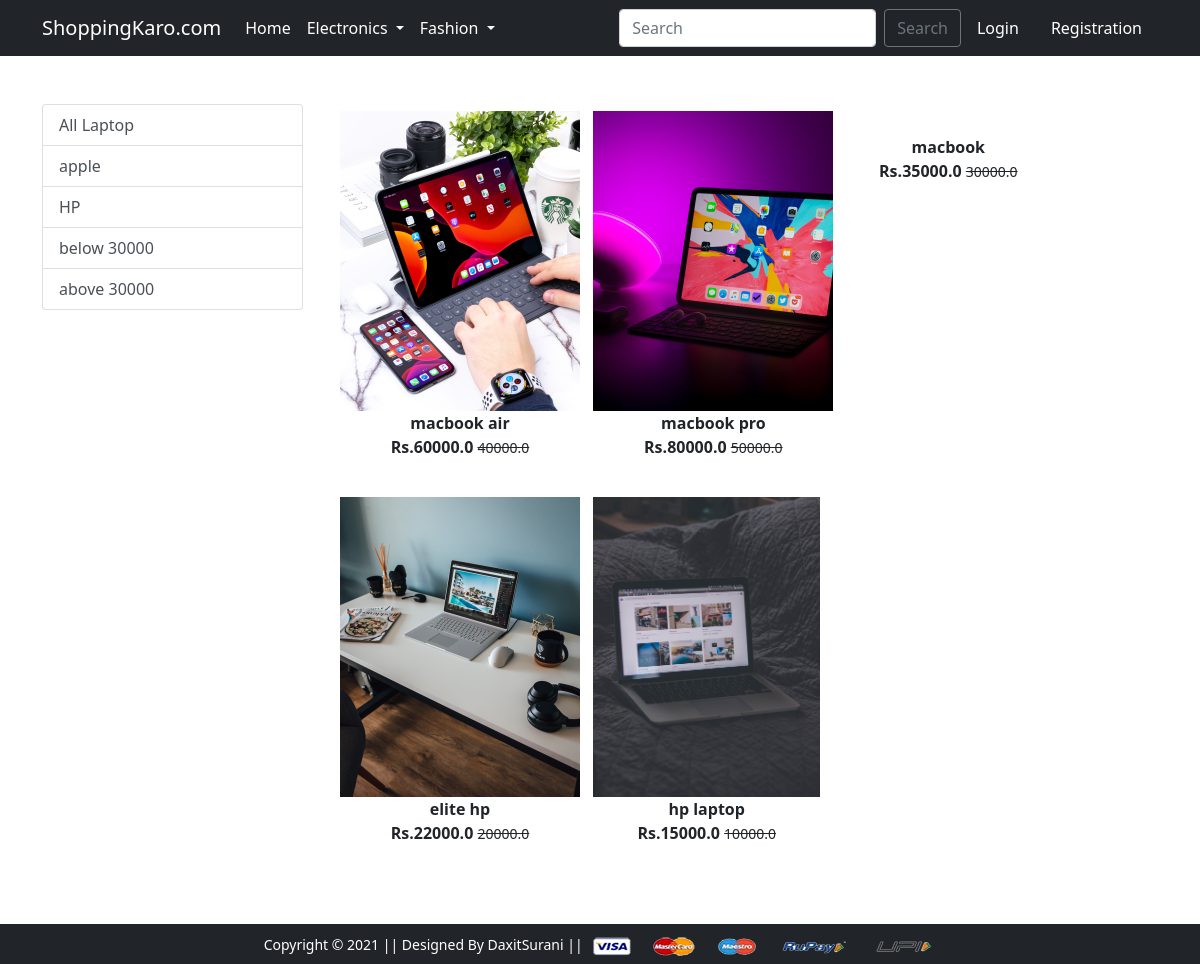
The app's page /laptop/ with its own data.
### app/models.py (models this page shows, shortened)
class Product(models.Model):
    title=models.CharField(max_length=100)
    selling_price=models.FloatField()
    discount_price=models.FloatField()
    description=models.TextField()
    brand=models.CharField(max_length=100)
    category=models.CharField(choices=CATEGORY_CHOICE,max_length=2)
    product_img=models.ImageField(upload_to="productimg")

### app/views.py (the view)
# urls.py: path('laptop/', views.laptop, name='laptop'),
def laptop(request,data=None):
    totalitem=0
    if request.user.is_authenticated:
        totalitem=len(Cart.objects.filter(user=request.user))
    if data==None:
        laptop=Product.objects.filter(category='L')
    elif data == 'apple' or data == 'HP':
        laptop=Product.objects.filter(category='L').filter(brand=data)
    elif data=='below':
        laptop=Product.objects.filter(category='L').filter(discount_price__lt=30000)
    elif data=='above':
        laptop=Product.objects.filter(category='L').filter(discount_price__gt=30000)
    return render(request, 'app/laptop.html',{'laptop':laptop,'totalitem':totalitem})

### app/templates/app/laptop.html (shortened to what this page needs)
{% extends 'app/base.html' %}
{% load static %}
{% block main-content %}
<div class="container my-5">
    <div class="row">
        <div class="col-sm-3">
            <div class="list-group">
                <a href="{% url 'laptop'%}" class="list-group-item list-group-item-action" aria-current="true">All
                    Laptop</a>
                <a href="{% url 'laptopdata' 'apple' %}" class="list-group-item list-group-item-action"
                    aria-current="true">apple</a>
                <a href="{% url 'laptopdata' 'HP' %}" class="list-group-item list-group-item-action">HP</a>
                <a href="{% url 'laptopdata' 'below' %}" class="list-group-item list-group-item-action">below 30000</a>
                <a href="{% url 'laptopdata' 'above' %}" class="list-group-item list-group-item-action">above 30000</a>
            </div>
        </div>
        <div class="col-sm-8">
            <div class="row">
                {% for product in laptop %}
                <div class="col-sm-4 text-center mb-4">
                    <a href="{% url 'product-detail' product.id %}" class="btn">
                        <div class="item">
                            <img src="{{product.product_img.url}}" alt="" height="300" class="">
                            <div class="fw-bold">{{product.title}}</div>
                            <div class="fw-bold">Rs.{{product.discount_price}}
                                    <small class="fw-light text-decoration-line-through">{{product.selling_price}}</small>
                            </div>
                        </div>
                    </a>
                    </div>
                    {% endfor %}
                </div>
                </div>
            </div>
        </div>
        {% endblock main-content %}

### records on screen
Product: product_img (picture), title "macbook air", discount_price "60000.0", selling_price "40000.0"
Product: product_img (picture), title "macbook pro", discount_price "80000.0", selling_price "50000.0"
Product: title "macbook", discount_price "35000.0", selling_price "30000.0"
Product: product_img (picture), title "elite hp", discount_price "22000.0", selling_price "20000.0"
Product: product_img (picture), title "hp laptop", discount_price "15000.0", selling_price "10000.0"
